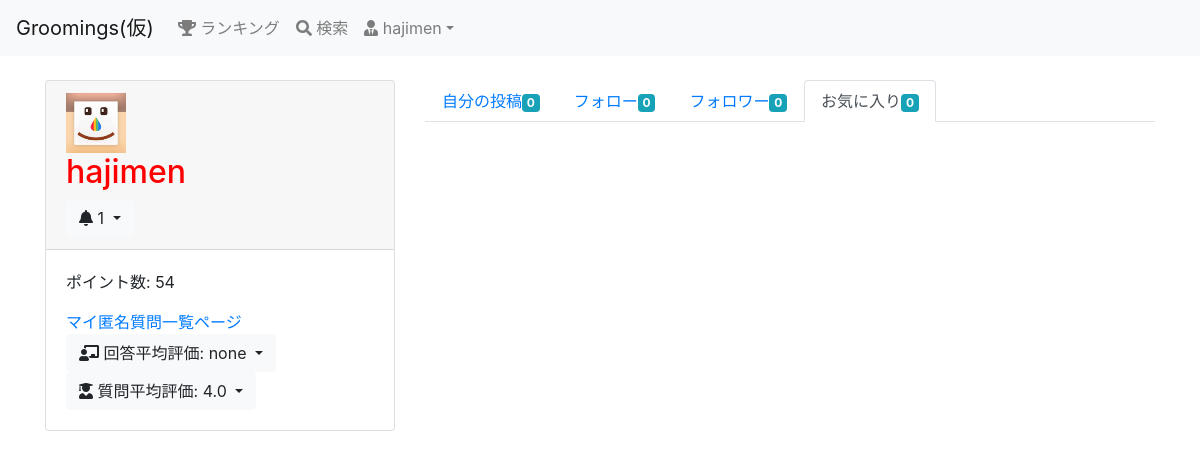
/user/2/favo (signed in), run on the app's committed database.
### groomings/models.py (models this page shows, shortened)
class User(AbstractBaseUser, PermissionsMixin):
    username = models.CharField(max_length=150)
    email = models.EmailField(max_length=255, unique=True)
    image = models.FileField(upload_to='user_image/', null=True, blank=True)
    point = models.IntegerField(default=50, validators=[MinValueValidator(0)])
    follow = models.ManyToManyField(
        'self', blank=True, symmetrical=False, related_name="follower"
    )
    is_active = models.BooleanField(default=True)
    is_staff = models.BooleanField(default=False) # 管理画面にログインできるかどうか
    USERNAME_FIELD = 'email' # このテーブルのレコードを一意に識別
    REQUIRED_FIELDS = ['username'] # スーパーユーザー作成時に入力する(emailとパスワードは必須だからそれ以外で)
    objects = UserManager()
    class Meta:
        db_table = 'user'

class Date(models.Model):
    created_at = models.DateTimeField(default=now)
    class Meta:
        abstract = True

class Question(Date):
    title = models.CharField(max_length=30, null=True, blank=True)
    text = models.TextField(null=False, blank=False)
    image1 = models.FileField(upload_to='question_image/', null=True, blank=True)
    image2 = models.FileField(upload_to='question_image/', null=True, blank=True)
    image3 = models.FileField(upload_to='question_image/', null=True, blank=True)
    give_point = models.IntegerField(blank=False, null=False, default=5, validators=[MinValueValidator(5)])
    giver = models.ForeignKey(
        'User', on_delete=CASCADE, related_name="user_give_question"
    )
    recipient = models.ForeignKey(
        'User', on_delete=SET_NULL, null=True, related_name="user_receive_question"
    )
    to_giver_point = models.IntegerField(validators=[MinValueValidator(1), MaxValueValidator(5)], null=True)
    to_recipient_point = models.IntegerField(validators=[MinValueValidator(1), MaxValueValidator(5)], null=True)
    is_active = models.BooleanField(default=True)
    class Meta:
        db_table = 'question'

### groomings/views.py (the view)
# urls.py: path(r'user/<int:user_id>/favo', views.user_favo, name='user_favo'), # ユーザーのお気に入り投稿ページ
@login_required
def user_favo(request, user_id):
    user = User.objects.get(pk=user_id)
    my_follows = request.user.follow.all()
    favo_posts = user.user_favo_post.all()
    notifys = Notify.objects.filter(user=request.user).order_by('-created_at')
    eval_as_giver = user.user_give_question.filter(is_active=False).order_by('-created_at')
    eval_as_recipient = user.user_receive_question.filter(is_active=False).order_by('-created_at')
    return render(request, 'groomings/user_favo.html', context={
        "page_owner": user, "my_follows": my_follows, 'favo_posts': favo_posts, "notifys": notifys, "eval_as_giver": eval_as_giver, "eval_as_recipient": eval_as_recipient
        })

### groomings/templatetags/tag_event.py (called while the page is built)
@register.filter(name="count_follow")
def count_follow(user):
    return user.follow.all().count()

@register.filter(name="count_follower")
def count_follwer(user):
    return user.follower.all().count()

@register.filter(name="count_my_post")
def count_my_post(user):
    return user.user_post.all().count()

@register.filter(name="count_my_favo")
def count_my_favo(user):
    return user.user_favo_post.all().count()

@register.filter(name="count_unvisit")
def count_unvisit(notifys):
    return notifys.filter(is_visited=False).count()

@register.filter(name="ave_eval_ag")
def ave_eval_ag(questions):
    if questions.count() == 0:
        return "none"
    eval = 0
    for question in questions:
        if question.to_giver_point:
            eval += question.to_giver_point
    return eval / questions.count()

@register.filter(name="ave_eval_ar")
def ave_eval_ar(questions):
    if questions.count() == 0:
        return "none"
    eval = 0
    for question in questions:
        if question.to_recipient_point:
            eval += question.to_recipient_point
    return eval / questions.count()

### groomings/templates/groomings/user_favo.html (shortened to what this page needs)
{% extends "groomings/_user.html" %}
{% load static %}
{% load tag_event %}
{% block posts %}
  <ul class="nav nav-tabs">
    <li class="nav-item"><a href="{% url 'groomings:user' page_owner.id %}" class="nav-link">自分の投稿<span class="badge badge-info">{{ page_owner | count_my_post }}</span></a></li>
    <li class="nav-item"><a href="{% url 'groomings:followee' page_owner.id %}" class="nav-link">フォロー<span class="badge badge-info">{{ page_owner | count_follow }}</span></a></li>
    <li class="nav-item"><a href="{% url 'groomings:follower' page_owner.id %}" class="nav-link">フォロワー<span class="badge badge-info">{{ page_owner | count_follower }}</span></a></li>
    <li class="nav-item"><a href="{% url 'groomings:user_favo' page_owner.id %}" class="nav-link active">お気に入り<span class="badge badge-info">{{ page_owner | count_my_favo }}</span></a></li>
  </ul>
{% endblock %}

### groomings/templates/groomings/_user.html (shortened to what this page needs)
{% extends "groomings/base.html" %}
{% load static %}
{% load tag_event %}
{% block content %}
  <div class="row">
    <div class="col-md-4">
      <div class="card">
        <div class="card-header">
          {% if page_owner.image %}
            <img src="{{ page_owner.image.url }}" alt="" width="60px">
          {% else %}
            <img src="{% static 'static_image/default.png' %}" alt="" width="60px">
          {% endif %}
          <h2>{{ page_owner.username }}</h2>
          {% if page_owner == request.user %}
            <div class="dropdown notify">
              <button type="button" class="btn btn-light dropdown-toggle" data-toggle="dropdown">
                <i class="fas fa-bell"></i> {{ notifys | count_unvisit }}
              </button>
            </div>
          {% endif %}
        </div>
        <div class="card-body">
          <p>ポイント数: {{ page_owner.point }}</p>
          {% if page_owner == request.user %}
            <a href="{% url 'groomings:anyms' %}">マイ匿名質問一覧ページ</a>
          {% endif %}
          <div class="dropdown">
            <button type="button" class="btn btn-light dropdown-toggle" data-toggle="dropdown">
              <i class="fas fa-chalkboard-teacher"></i> 回答平均評価: {{ eval_as_recipient | ave_eval_ar }}
            </button>
          </div>
          <div class="dropdown">
            <button type="button" class="btn btn-light dropdown-toggle" data-toggle="dropdown">
              <i class="fas fa-user-graduate"></i> 質問平均評価: {{ eval_as_giver | ave_eval_ag }}
            </button>
          </div>
        </div>
      </div>
    </div>
    <div class="col-md-8">
      {% block posts %}{% endblock %}
    </div>
  </div>
{% endblock %}

### groomings/templates/groomings/base.html (shortened to what this page needs)
{% load static %}<!DOCTYPE html>
<html lang="ja">
    <head>
        <link rel="stylesheet" type="text/css" href="{% static 'base.css' %}">
        <link rel="stylesheet" href="https://stackpath.bootstrapcdn.com/bootstrap/4.5.0/css/bootstrap.min.css">
    </head>
    <body>
        <header class="mb-4">
            <nav class="navbar navbar-expand-sm navbar-light bg-light">
                <a href="{% url 'groomings:top' %}" class="navbar-brand">Groomings(仮)</a>
                <div class="collapse navbar-collapse" id="nav-bar">
                    <ul class="navbar-nav">
                        <li class="nav-item"><a href="{% url 'groomings:ranking' %}" class="nav-link"><i class="fas fa-trophy"></i> ランキング</a></li>
                        <li class="nav-item"><a href="{% url 'groomings:search' %}" class="nav-link"><i class="fas fa-search"></i> 検索</a></li>
                        <li class="nav-item dropdown">
                            {% if request.user.is_authenticated %}
                            <a href="#" class="nav-link dropdown-toggle" data-toggle="dropdown"><i class="fas fa-user-tie"></i> {{ request.user.username }}</a>
                            {% endif %}
                        </li>
                    </ul>
                </div>
            </nav>
        </header>
        <div class="container">
            {% block content %}{% endblock %}
        </div>
    </body>
</html>

### static/base.css (style rules this page uses)
h2 { color: red; }

### data on the page
User: user.username "hajimen", username "hajimen", point "54", id "0"
Question: giver+to_giver_point "4.0"

### other printed values
{{ notifys | count_unvisit }} "1"
{{ eval_as_recipient | ave_eval_ar }} "none"
